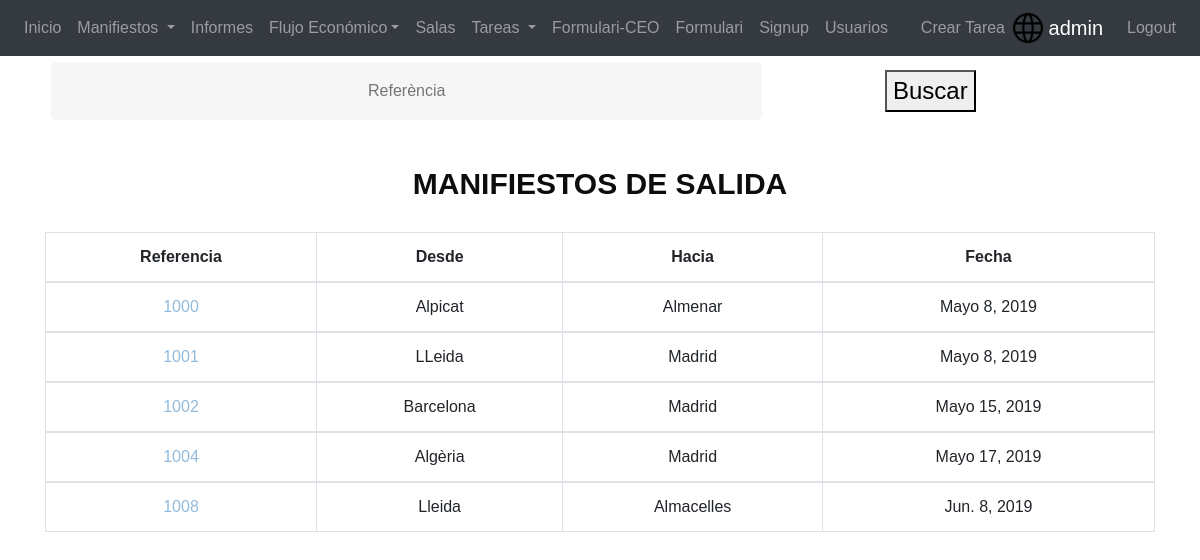
The app's page /application/manifiesto/salida/ (signed in) with its own data.
### application/models.py (models this page shows, shortened)
class Manifest(models.Model):
    reference = models.CharField(max_length = 11, primary_key=True)
    fromLocation = models.CharField(max_length=64)
    toLocation = models.CharField(max_length=64)
    withdrawal = models.BooleanField()
    totalPackets = models.IntegerField()
    creationDate = models.DateField(null=True, blank=True, help_text="Seleccione la fecha de creación")
    revisionDate = models.DateField(null=True, blank=True, help_text="Seleccione la fecha de revisión")

### application/views.py (the view)
# urls.py: path('manifiesto/salida/', manifiesto_salida, name='manifiesto_salida'),
def manifiesto_salida(request):
    logged_user = request.user
    role_class = UserProfile.objects.filter(user=logged_user)
    if role_class.get().role == 'gestorsala' or role_class.get().role == 'admin' or role_class.get().role == 'CEO':
        manifest = Manifest.objects.filter(withdrawal=False)
        return render(request, 'GestorSala/manifiesto_salida.html', context={'manifest': manifest, 'role_class': role_class.get()})
    else:
        raise PermissionDenied

### templates/GestorSala/manifiesto_salida.html (shortened to what this page needs)
{% extends 'generic.html' %}
{% block informacio %}
    {% if role_class.role == 'gestorsala' or role_class.role == 'admin' %}
        <div class="container">
            <form action="{% url 'api_request' %}" method="post">
                    <table height=100% width=100%>
                        <tr>
                            <th>
                                <input id="search" name="search" type="text" class="span5" placeholder="Referència"/>
                            </th>
                            <th>
                                <button style="font-size:24px">Buscar </button>
                            </th>
                        </tr>
                    </table>
            </form>
        </div>
    {% endif %}
    {% if role_class.role == 'gestorsala' or role_class.role == 'admin' or role_class.role == 'CEO' %}
        <div class="container text-center">
            <div style="margin-bottom: 20px ">
                <h2 align="center" style="color: #0d0d0d">Manifiestos de Salida</h2>
            </div>
        <table class="table table-bordered">
          <thead>
            <tr>
                    <th scope="col">Referencia</th>
                    <th scope="col">Desde</th>
                    <th scope="col">Hacia</th>
                    <th scope="col">Fecha</th>
            </tr>
          </thead>
          <tbody>
            {% for x in manifest %}
            <tr>
                <td><a href="{%  url 'product_detail' x.reference %}"> {{ x.reference}} </a></td>
                <td>  {{ x.fromLocation}}  </td>
                <td>  {{ x.toLocation}}  </td>
                <td>  {{ x.creationDate}}  </td>
            </tr>
          </tbody>
            {% empty %} Lo sentimos, este manifiesto no existe o ya se encuentra en la base de datos!
            {% endfor %}
        </table>
        </div>
    {% endif %}
    {% endblock %}

### templates/generic.html (shortened to what this page needs)
<!DOCTYPE html>
<html lang="en">
<head>
    <link rel="stylesheet" href="https://maxcdn.bootstrapcdn.com/bootstrap/4.3.1/css/bootstrap.min.css">
     {% load static %}
    <link rel="stylesheet" href="{% static '/css/start_page.css' %}">
</head>
<body>
    <div>
        <div>
            {% block content %}
                {% block register %}
                     {% if user.is_authenticated %}
                                {% block nav %}
                                        <nav class="navbar navbar-expand-lg navbar-dark bg-dark">
                                            <div class="collapse navbar-collapse" id="navbarSupportedContent">
                                                <ul class="navbar-nav mr-auto">
                                                        <li class="nav-item">
                                                        <a class=" nav-link" href="{% url 'homepage' %}"> Inicio</a>
                                                        </li>
                                                    {% if role_class.role == 'gestorsala' or role_class.role == 'admin' %}
                                                        <li class="nav-item dropdown">
                                                        <a class="nav-link dropdown-toggle" href="#" id="navbarDropdown" role="button" data-toggle="dropdown" aria-haspopup="true" aria-expanded="false">
                                                        Manifiestos
                                                        </a>
                                                        </li>
                                                    {% endif %}
                                                    {% if role_class.role == 'CEO' or role_class.role == 'admin'%}
                                                        <li class="nav-item">
                                                            <a class=" nav-link" href="{% url 'reports' %}"> Informes</a>
                                                        </li>
                                                        <li class="nav-item dropdown">
                                                        <a class=" nav-link dropdown-toggle" href="#"  id="navbarDropdown" role="button" data-toggle="dropdown" aria-haspopup="true" aria-expanded="false"> Flujo Económico</a>
                                                        </li>
                                                    {% endif %}
                                                    {% if role_class.role == 'gestorsala' or role_class.role == 'admin' or role_class.role == 'operario' or role_class.role == 'mantenimiento'%}
                                                        <li class="nav-item">
                                                        <a class=" nav-link" href="{% url 'rooms' %}"> Salas</a>
                                                        </li>
                                                    {% endif %}
                                                    {% if role_class.role == 'gestorsala' or role_class.role == 'admin'%}
                                                        <li class="nav-item dropdown">
                                                            <a class="nav-link dropdown-toggle" href="#" id="navbarDropdown" role="button" data-toggle="dropdown" aria-haspopup="true" aria-expanded="false">
                                                            Tareas
                                                            </a>
                                                        </li>
                                                    {% endif %}
                                                 {% if role_class.role == 'mantenimiento' or role_class.role == 'admin' %}
                                                     <a  class=" nav-link"  href="{% url 'formCEO_create' %}">Formulari-CEO</a>
                                                {% endif %}
                                                {% if role_class.role == 'CEO' or role_class.role == 'admin' %}
                                                     <a  class=" nav-link"  href="{% url 'formCEO_list' %}">Formulari</a>
                                                     <a  class=" nav-link"  href="{% url 'singup' %}">Signup</a>
                                                    <a  class=" nav-link"  href="{% url 'all_users' %}">Usuarios</a>
                                                {% endif %}
                                                </ul>
                                                <ul class="navbar-nav margin-right: auto">
                                                    {% if role_class.role == 'gestorsala' or role_class.role == 'admin'%}
                                                        <li class="nav-item">
                                                            <a class=" nav-link" href="{% url 'task_create'%}">Crear Tarea</a>
                                                        </li>
                                                    {% endif %}
                                                       <li class="nav-item active" >
                                                    <a class="navbar-brand" href="#"><img src="{% static '/icon/world-wide-web.svg' %}" width="30" height="30" class="d-inline-block align-top" alt=""> {{ user.username }}</a>
                                                        </li>
                                                        <li class="nav-item">
                                                    <a class=" nav-link" href="{% url 'logout' %}"> Logout</a>
                                                        </li>
                                                </ul>
                                            </div>
                                        </nav>
                                {% endblock %}
                                {% block informacio %}{% endblock %}
                         {% endif %}
                {% endblock %}
            {% endblock %}
         </div>
    </div>
</body>
</html>

### application/static/css/start_page.css (style rules this page uses)
html { background-color: #56baed; }
body { font-family: "Poppins", sans-serif; height: 100vh; }
a { color: #92badd; display:inline-block; text-decoration: none; font-weight: 400; }
h2 { text-align: center; font-size: 30px; font-weight: 600; text-transform: uppercase; display:inline-block; margin: 40px 8px 10px 8px; color: #cccccc; }
input[type=text], input[type=password] { background-color: #f6f6f6; border: none; color: #0d0d0d; padding: 15px 32px; text-align: center; text-decoration: none; display: inline-block; font-size: 16px; margin: 5px; width: 85%; border: 2px solid #f6f6f6; -webkit-transition: all 0.5s ease-in-out; -moz-transition: all 0.5s ease-in-out; -ms-transition: all 0.5s ease-in-out; -o-transition: all 0.5s ease-in-out; transition: all 0.5s ease-in-out; -webkit-border-radius: 5px 5px 5px 5px; border-radius: 5px 5px 5px 5px; }
input[type=text]:placeholder { color: #cccccc; }

### records on screen
Manifest: reference "1000", fromLocation "Alpicat", toLocation "Almenar", creationDate "Mayo 8, 2019"
Manifest: reference "1001", fromLocation "LLeida", toLocation "Madrid", creationDate "Mayo 8, 2019"
Manifest: reference "1002", fromLocation "Barcelona", toLocation "Madrid", creationDate "Mayo 15, 2019"
Manifest: reference "1004", fromLocation "Algèria", toLocation "Madrid", creationDate "Mayo 17, 2019"
Manifest: reference "1008", fromLocation "Lleida", toLocation "Almacelles", creationDate "Jun. 8, 2019"

### other values on screen
{{ user.username }} "admin"
